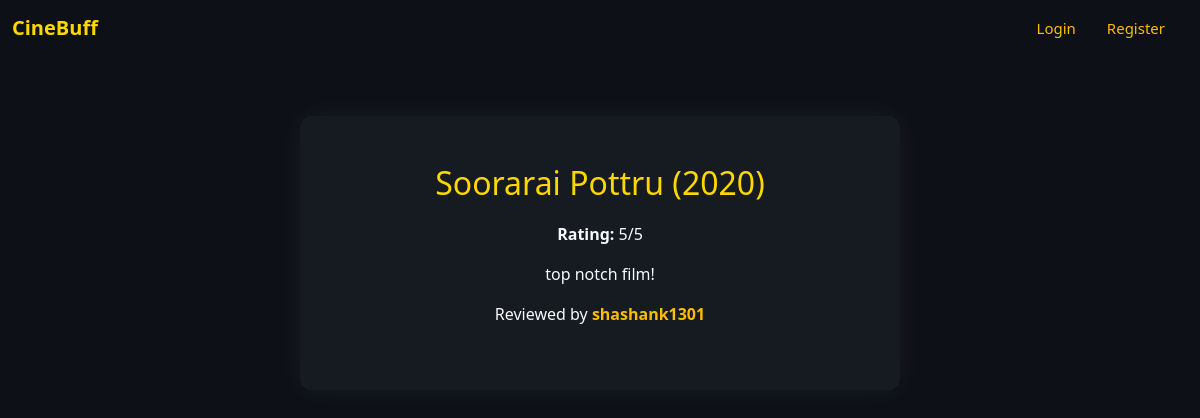
The page /review/2 on the database its author committed.
### models.py (models this page shows, shortened)
class Movie(db.Model):
    __tablename__ = 'movie'
    tconst = db.Column(db.Text, primary_key=True)
    primaryTitle = db.Column(db.Text)
    originalTitle = db.Column(db.Text)
    Poster_Link = db.Column(db.Text)
    startYear = db.Column(db.Integer)
    genres = db.Column(db.Text)
    Certificate = db.Column(db.Text)
    runtimeMinutes = db.Column(db.Integer)
    Director = db.Column(db.Text)
    Star1 = db.Column(db.Text)
    Star2 = db.Column(db.Text)
    Star3 = db.Column(db.Text)
    Star4 = db.Column(db.Text)

class Review(db.Model):
    __tablename__ = 'review'
    id = db.Column(db.Integer, primary_key=True, autoincrement=True)
    movie_id = db.Column(db.String, db.ForeignKey('movie.tconst'), nullable=False)
    username = db.Column(db.String, db.ForeignKey('member.username'), nullable=False)
    rating = db.Column(db.Integer, nullable=False)
    content = db.Column(db.Text, nullable=True)
    movie = db.relationship('Movie')

### app.py (the view)
@app.route("/review/<int:review_id>")
def view_shared_review(review_id):
    review = Review.query.get(review_id)
    if not review:
        return "Review not found", 404
    movie = Movie.query.get(review.movie_id)
    return render_template("share_review.html", review=review, movie=movie)

### templates/share_review.html (shortened to what this page needs)
{% extends "base.html" %}
{% block content %}
<div class="container text-light py-5">
  <div class="row justify-content-center">
    <div class="col-md-8 text-center">
      <h2 style="color: #ffd700;">{{ movie.primaryTitle }} ({{ movie.startYear }})</h2>
      <p><strong>Rating:</strong> {{ review.rating }}/5</p>
      <p>{{ review.content }}</p>
      <p>Reviewed by <strong style="color: #fbbc04;">{{ review.username }}</strong></p>
    </div>
  </div>
</div>
{% endblock %}

### static/styles.css (style rules this page uses)
body { font-family: 'Poppins', 'Segoe UI', sans-serif; background-color: #0d1117; color: #f0f0f0; margin: 0; padding: 0; }
.container { width: 90%; max-width: 600px; margin: 60px auto; padding: 30px; background-color: #161b22; border-radius: 12px; box-shadow: 0 0 30px rgba(255, 255, 255, 0.05); }
h1, h2 { text-align: center; margin-bottom: 20px; color: #ffd700; }

### templates/base.html (style rules this page uses)
html, body { margin: 0; padding: 0; background-color: #0d1117 !important; color: white; height: 100%; }

### rows shown on the page
Movie: primaryTitle "Soorarai Pottru", startYear "2020"
Review: rating "5", content "top notch film!", username "shashank1301"
